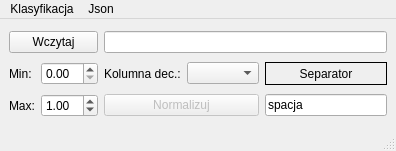
<?xml version="1.0" encoding="UTF-8"?>
<ui version="4.0">
 <class>MainWindow</class>
 <widget class="QMainWindow" name="MainWindow">
  <property name="geometry">
   <rect>
    <x>0</x>
    <y>0</y>
    <width>396</width>
    <height>151</height>
   </rect>
  </property>
  <property name="windowTitle">
   <string>Normalizacja</string>
  </property>
  <widget class="QWidget" name="centralwidget">
   <layout class="QGridLayout" name="gridLayout">
    <item row="0" column="0" colspan="2">
     <widget class="QPushButton" name="pushButtonLoad">
      <property name="text">
       <string>Wczytaj</string>
      </property>
     </widget>
    </item>
    <item row="1" column="0">
     <widget class="QLabel" name="labelMin">
      <property name="text">
       <string>Min:</string>
      </property>
     </widget>
    </item>
    <item row="1" column="1">
     <widget class="QDoubleSpinBox" name="doubleSpinBoxMin">
      <property name="singleStep">
       <double>0.100000000000000</double>
      </property>
     </widget>
    </item>
    <item row="1" column="2">
     <widget class="QLabel" name="labelDecisionColumn">
      <property name="text">
       <string>Kolumna dec.:</string>
      </property>
     </widget>
    </item>
    <item row="1" column="3">
     <widget class="QComboBox" name="comboBoxDecisionColumn"/>
    </item>
    <item row="1" column="4">
     <widget class="QLabel" name="labelSeparator">
      <property name="frameShape">
       <enum>QFrame::Box</enum>
      </property>
      <property name="text">
       <string>Separator</string>
      </property>
      <property name="alignment">
       <set>Qt::AlignCenter</set>
      </property>
     </widget>
    </item>
    <item row="2" column="0">
     <widget class="QLabel" name="labelMax">
      <property name="text">
       <string>Max:</string>
      </property>
     </widget>
    </item>
    <item row="2" column="1">
     <widget class="QDoubleSpinBox" name="doubleSpinBoxMax">
      <property name="singleStep">
       <double>0.100000000000000</double>
      </property>
      <property name="value">
       <double>1.000000000000000</double>
      </property>
     </widget>
    </item>
    <item row="2" column="4">
     <widget class="QLineEdit" name="lineEditSeparator">
      <property name="text">
       <string>spacja</string>
      </property>
     </widget>
    </item>
    <item row="2" column="2" colspan="2">
     <widget class="QPushButton" name="pushButtonNormalize">
      <property name="enabled">
       <bool>false</bool>
      </property>
      <property name="text">
       <string>Normalizuj</string>
      </property>
     </widget>
    </item>
    <item row="0" column="2" colspan="3">
     <widget class="QLineEdit" name="lineEditLoad">
      <property name="enabled">
       <bool>true</bool>
      </property>
      <property name="readOnly">
       <bool>true</bool>
      </property>
     </widget>
    </item>
   </layout>
  </widget>
  <widget class="QMenuBar" name="menubar">
   <property name="geometry">
    <rect>
     <x>0</x>
     <y>0</y>
     <width>396</width>
     <height>22</height>
    </rect>
   </property>
   <widget class="QMenu" name="menuClassification">
    <property name="enabled">
     <bool>true</bool>
    </property>
    <property name="title">
     <string>Klasyfikacja</string>
    </property>
    <addaction name="actionKnnTypeOne"/>
    <addaction name="actionKnnTypeTwo"/>
    <addaction name="actionKnn1vsOther"/>
   </widget>
   <widget class="QMenu" name="menuJson">
    <property name="title">
     <string>Json</string>
    </property>
    <addaction name="actionLoadJson"/>
    <addaction name="actionSaveJson"/>
    <addaction name="actionReset"/>
   </widget>
   <addaction name="menuClassification"/>
   <addaction name="menuJson"/>
  </widget>
  <widget class="QStatusBar" name="statusbar"/>
  <action name="actionKnnTypeOne">
   <property name="checkable">
    <bool>false</bool>
   </property>
   <property name="enabled">
    <bool>true</bool>
   </property>
   <property name="text">
    <string>Knn - typ pierwszy</string>
   </property>
  </action>
  <action name="actionKnnTypeTwo">
   <property name="text">
    <string>Knn - typ drugi</string>
   </property>
  </action>
  <action name="actionKnn1vsOther">
   <property name="text">
    <string>Knn - 1 vs reszta</string>
   </property>
  </action>
  <action name="actionLoadJson">
   <property name="text">
    <string>Wczytaj</string>
   </property>
  </action>
  <action name="actionSaveJson">
   <property name="enabled">
    <bool>false</bool>
   </property>
   <property name="text">
    <string>Zapisz</string>
   </property>
  </action>
  <action name="actionReset">
   <property name="text">
    <string>Reset</string>
   </property>
  </action>
 </widget>
 <resources/>
 <connections/>
</ui>
